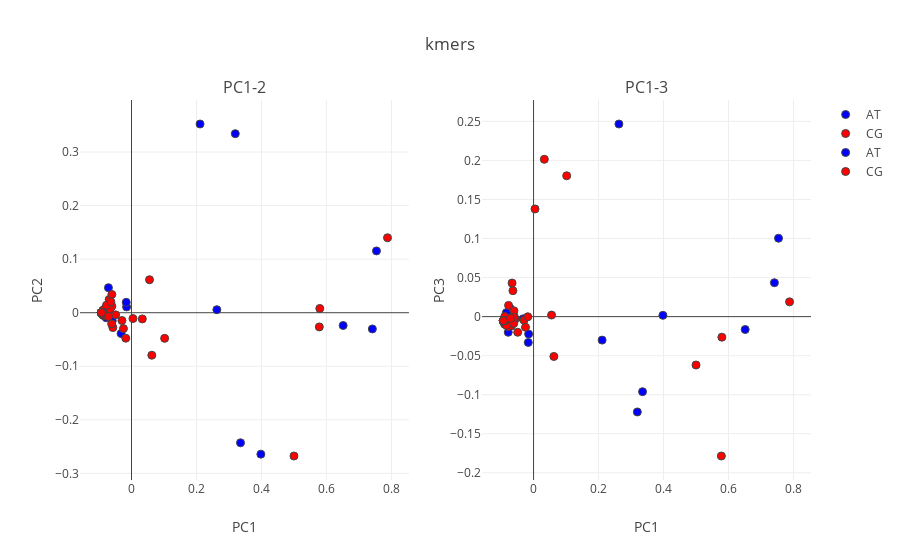

Notebook source saved alongside this figure:
### Code cell
from sklearn.decomposition import PCA

kmers, kmer_idx= kmer_comp_index(mutations)

mut_list= ['_'.join(x) for x in kmer_idx.values()]
#mut_list= ['_'.join(x) for x in mutations]

mut_indices= {
    z:[x for x in range(len(mut_list)) if mut_list[x][1] in z] for z in ['AT','CG']
}

col_mut= {
    'AT': 'blue',
    'CG': 'red'
}

n_comp= 3

pca = PCA(n_components=n_comp, whiten=False,svd_solver='randomized')
Comps = pca.fit_transform(ind_collapsed_muts.T)

var_comps= pca.explained_variance_ratio_

titles= ['PC1-2','PC1-3']
fig_subplots = tools.make_subplots(rows= 1, cols=2,
                             subplot_titles=tuple(titles))

for col in range(1,3):
    fig_data= [go.Scatter(
            x= Comps[mut_indices[i],0],
            y= Comps[mut_indices[i],col],
            mode= "markers",
            text= [mut_list[x] for x in mut_indices[i]],
            marker= {
            'color': col_mut[i],
            'line': {'width': 1},
            'size': 8,
            'symbol': 'circle',
          "opacity": 1
          },
            name= i
        ) for i in list(mut_indices.keys())]
    
    for trace1 in fig_data:
        fig_subplots.append_trace(trace1, 1, col)
        
    fig_subplots.update_xaxes(title= 'PC1')

    fig_subplots.update_yaxes(title= 'PC' + str(col + 1),row=1, col=col)


layout = go.Layout(
    margin=dict(
        l=0,
        r=0,
        b=0,
        t=0
    ),
    yaxis=dict(
        title='PC2: {}'.format(round(var_comps[1],3))),
    xaxis=dict(
    title= 'PC1: {}'.format(round(var_comps[0],3)))
)


fig = go.Figure(data=fig_subplots, layout=layout)
fig['layout'].update(title= 'kmers')
iplot(fig)

### Figure 1 — Plotly figure (JSON) as saved in the notebook; plotly's stock layout.template omitted (floating-point values rounded to 4 significant figures)
{"data": [{"marker": {"color": "blue", "line": {"width": 1}, "opacity": 1, "size": 8, "symbol": "circle"}, "mode": "markers", "name": "AT", "text": ["AAAC_TTTG", "AAAG_TTTC", "AAAT_TTTA", "AACC_GTTG", "AACG_GTTC", "AACT_GTTA", "AAGC_CTTG", "AAGG_CTTC", "AAGT_CTTA", "AATC_ATTG", "AATG_ATTC", "AATT_ATTA", "ATAA_TATT", "ATAC_TATG", "ATAG_TATC", "ATCA_GATT", "ATCC_GATG", "ATCG_GATC", "ATGA_CATT", "ATGC_CATG", "ATGG_CATC", "CAAC_TTGG", "CAAG_TTGC", "CAAT_TTGA", "CACC_GTGG", "CACG_GTGC", "CACT_GTGA", "CAGC_CTGG", "CAGG_CTGC", "CAGT_CTGA", "CTAA_TAGT", "CTAC_TAGG", "CTAG_TAGC", "CTCA_GAGT", "CTCC_GAGG", "CTCG_GAGC", "GAAC_TTCG", "GAAG_TTCC", "GAAT_TTCA", "GACC_GTCG", "GACG_GTCC", "GACT_GTCA", "GTAA_TACT", "GTAC_TACG", "GTAG_TACC", "TAAC_TTAG", "TAAG_TTAC", "TAAT_TTAA"], "type": "scatter", "uid": "f0b68c0d-3589-464c-9085-c3e36d393fcb", "x": [0.3981, -0.08306, -0.06298, -0.09252, -0.01516, -0.09252, -0.09252, 0.3355, -0.07104, -0.09252, -0.01623, 0.2627, -0.09252, -0.07269, -0.09252, -0.09252, -0.09252, -0.09252, -0.09252, 0.3194, -0.09252, -0.09252, 0.211, -0.09252, -0.0893, -0.09252, -0.09252, -0.08192, 0.754, -0.09252, -0.09252, 0.6514, -0.09252, -0.09252, -0.07209, -0.09252, -0.09252, -0.09252, -0.09252, -0.09252, -0.0884, -0.09252, -0.08369, -0.07789, -0.05933, 0.7413, -0.0321, -0.08822], "xaxis": "x", "y": [-0.2641, -0.00196, -0.004257, 0.0002621, 0.01086, 0.0002621, 0.0002621, -0.2429, 0.04674, 0.0002621, 0.01934, 0.005644, 0.0002621, -0.0006442, 0.0002621, 0.0002621, 0.0002621, 0.0002621, 0.0002621, 0.3343, 0.0002621, 0.0002621, 0.3524, 0.0002621, -0.001876, 0.0002621, 0.0002621, 0.0073, 0.1154, 0.0002621, 0.0002621, -0.02383, 0.0002621, 0.0002621, 0.007045, 0.0002621, 0.0002621, 0.0002621, 0.0002621, 0.0002621, 0.002078, 0.0002621, 0.002279, -0.009428, -0.01508, -0.0303, -0.03882, 0.003755], "yaxis": "y"}, {"marker": {"color": "red", "line": {"width": 1}, "opacity": 1, "size": 8, "symbol": "circle"}, "mode": "markers", "name": "CG", "text": ["ACAA_TGTT", "ACAG_TGTC", "ACAT_TGTA", "ACCA_GGTT", "ACCG_GGTC", "ACCT_GGTA", "ACGA_CGTT", "ACGG_CGTC", "ACGT_CGTA", "ACTA_AGTT", "ACTG_AGTC", "ACTT_AGTA", "AGAA_TCTT", "AGAC_TCTG", "AGAT_TCTA", "AGCA_GCTT", "AGCC_GCTG", "AGCT_GCTA", "AGGA_CCTT", "AGGC_CCTG", "AGGT_CCTA", "CCAA_TGGT", "CCAG_TGGC", "CCAT_TGGA", "CCCA_GGGT", "CCCG_GGGC", "CCCT_GGGA", "CCGA_CGGT", "CCGG_CGGC", "CCGT_CGGA", "CGAA_TCGT", "CGAC_TCGG", "CGAT_TCGA", "CGCA_GCGT", "CGCC_GCGG", "CGCT_GCGA", "GCAA_TGCT", "GCAG_TGCC", "GCAT_TGCA", "GCCA_GGCT", "GCCG_GGCC", "GCCT_GGCA", "GGAA_TCCT", "GGAC_TCCG", "GGAT_TCCA", "TCAA_TGAT", "TCAG_TGAC", "TCAT_TGAA"], "type": "scatter", "uid": "fb0880ee-d619-4342-9172-61138991ec3d", "x": [-0.09252, -0.09252, -0.02947, 0.5796, -0.09252, 0.03319, -0.09252, -0.08715, 0.5001, -0.09252, -0.01768, -0.09252, 0.5781, -0.06888, -0.08788, 0.7879, -0.09252, -0.06039, -0.07792, -0.08334, -0.09252, -0.09252, -0.09252, -0.09252, -0.06617, -0.05731, -0.07691, -0.09252, -0.06117, 0.05541, -0.04885, -0.09252, -0.09252, 0.102, -0.09252, -0.06049, -0.08833, -0.08769, 0.06247, -0.09252, -0.09252, -0.07113, -0.02479, -0.09252, -0.09252, 0.004507, -0.09252, -0.06349], "xaxis": "x", "y": [0.0002621, 0.0002621, -0.01457, 0.00795, 0.0002621, -0.01156, 0.0002621, -0.005032, -0.2675, 0.0002621, -0.04756, 0.0002621, -0.02649, 0.02477, 0.0046, 0.14, 0.0002621, 0.01222, -0.006158, 0.0008238, 0.0002621, 0.0002621, 0.0002621, 0.0002621, 0.00653, -0.02779, 0.01401, 0.0002621, -0.02077, 0.0616, -0.003958, 0.0002621, 0.0002621, -0.04791, 0.0002621, 0.03416, -0.003747, -0.002557, -0.07936, 0.0002621, 0.0002621, -0.007021, -0.02971, 0.0002621, 0.0002621, -0.01093, 0.0002621, 0.02029], "yaxis": "y"}, {"marker": {"color": "blue", "line": {"width": 1}, "opacity": 1, "size": 8, "symbol": "circle"}, "mode": "markers", "name": "AT", "text": ["AAAC_TTTG", "AAAG_TTTC", "AAAT_TTTA", "AACC_GTTG", "AACG_GTTC", "AACT_GTTA", "AAGC_CTTG", "AAGG_CTTC", "AAGT_CTTA", "AATC_ATTG", "AATG_ATTC", "AATT_ATTA", "ATAA_TATT", "ATAC_TATG", "ATAG_TATC", "ATCA_GATT", "ATCC_GATG", "ATCG_GATC", "ATGA_CATT", "ATGC_CATG", "ATGG_CATC", "CAAC_TTGG", "CAAG_TTGC", "CAAT_TTGA", "CACC_GTGG", "CACG_GTGC", "CACT_GTGA", "CAGC_CTGG", "CAGG_CTGC", "CAGT_CTGA", "CTAA_TAGT", "CTAC_TAGG", "CTAG_TAGC", "CTCA_GAGT", "CTCC_GAGG", "CTCG_GAGC", "GAAC_TTCG", "GAAG_TTCC", "GAAT_TTCA", "GACC_GTCG", "GACG_GTCC", "GACT_GTCA", "GTAA_TACT", "GTAC_TACG", "GTAG_TACC", "TAAC_TTAG", "TAAG_TTAC", "TAAT_TTAA"], "type": "scatter", "uid": "3c4b6c1b-32c0-4690-952e-29819bfc5d1f", "x": [0.3981, -0.08306, -0.06298, -0.09252, -0.01516, -0.09252, -0.09252, 0.3355, -0.07104, -0.09252, -0.01623, 0.2627, -0.09252, -0.07269, -0.09252, -0.09252, -0.09252, -0.09252, -0.09252, 0.3194, -0.09252, -0.09252, 0.211, -0.09252, -0.0893, -0.09252, -0.09252, -0.08192, 0.754, -0.09252, -0.09252, 0.6514, -0.09252, -0.09252, -0.07209, -0.09252, -0.09252, -0.09252, -0.09252, -0.09252, -0.0884, -0.09252, -0.08369, -0.07789, -0.05933, 0.7413, -0.0321, -0.08822], "xaxis": "x2", "y": [0.001637, -0.009493, -0.0008286, -0.005235, -0.02229, -0.005235, -0.005235, -0.09608, -0.006791, -0.005235, -0.0331, 0.2467, -0.005235, -0.001982, -0.005235, -0.005235, -0.005235, -0.005235, -0.005235, -0.1221, -0.005235, -0.005235, -0.03008, -0.005235, -0.009415, -0.005235, -0.005235, -0.001883, 0.1004, -0.005235, -0.005235, -0.01648, -0.005235, -0.005235, 0.01051, -0.005235, -0.005235, -0.005235, -0.005235, -0.005235, -0.005675, -0.005235, 0.005111, -0.02004, -2.636e-05, 0.04342, -0.002817, -0.009206], "yaxis": "y2"}, {"marker": {"color": "red", "line": {"width": 1}, "opacity": 1, "size": 8, "symbol": "circle"}, "mode": "markers", "name": "CG", "text": ["ACAA_TGTT", "ACAG_TGTC", "ACAT_TGTA", "ACCA_GGTT", "ACCG_GGTC", "ACCT_GGTA", "ACGA_CGTT", "ACGG_CGTC", "ACGT_CGTA", "ACTA_AGTT", "ACTG_AGTC", "ACTT_AGTA", "AGAA_TCTT", "AGAC_TCTG", "AGAT_TCTA", "AGCA_GCTT", "AGCC_GCTG", "AGCT_GCTA", "AGGA_CCTT", "AGGC_CCTG", "AGGT_CCTA", "CCAA_TGGT", "CCAG_TGGC", "CCAT_TGGA", "CCCA_GGGT", "CCCG_GGGC", "CCCT_GGGA", "CCGA_CGGT", "CCGG_CGGC", "CCGT_CGGA", "CGAA_TCGT", "CGAC_TCGG", "CGAT_TCGA", "CGCA_GCGT", "CGCC_GCGG", "CGCT_GCGA", "GCAA_TGCT", "GCAG_TGCC", "GCAT_TGCA", "GCCA_GGCT", "GCCG_GGCC", "GCCT_GGCA", "GGAA_TCCT", "GGAC_TCCG", "GGAT_TCCA", "TCAA_TGAT", "TCAG_TGAC", "TCAT_TGAA"], "type": "scatter", "uid": "a0f0f04a-5085-4f93-b23c-25be4a597c02", "x": [-0.09252, -0.09252, -0.02947, 0.5796, -0.09252, 0.03319, -0.09252, -0.08715, 0.5001, -0.09252, -0.01768, -0.09252, 0.5781, -0.06888, -0.08788, 0.7879, -0.09252, -0.06039, -0.07792, -0.08334, -0.09252, -0.09252, -0.09252, -0.09252, -0.06617, -0.05731, -0.07691, -0.09252, -0.06117, 0.05541, -0.04885, -0.09252, -0.09252, 0.102, -0.09252, -0.06049, -0.08833, -0.08769, 0.06247, -0.09252, -0.09252, -0.07113, -0.02479, -0.09252, -0.09252, 0.004507, -0.09252, -0.06349], "xaxis": "x2", "y": [-0.005235, -0.005235, -0.004538, -0.02633, -0.005235, 0.2014, -0.005235, -0.009985, -0.06196, -0.005235, -0.0001921, -0.005235, -0.1785, -0.01206, -0.0003098, 0.0189, -0.005235, 0.007418, -0.01274, -0.01099, -0.005235, -0.005235, -0.005235, -0.005235, 0.04298, -0.003735, 0.01441, -0.005235, -0.008827, 0.001996, -0.02003, -0.005235, -0.005235, 0.1804, -0.005235, -0.0007102, 0.0001614, -0.005, -0.051, -0.005235, -0.005235, -0.002242, -0.01361, -0.005235, -0.005235, 0.1379, -0.005235, 0.03325], "yaxis": "y2"}], "layout": {"annotations": [{"font": {"size": 16}, "showarrow": false, "text": "PC1-2", "x": 0.225, "xanchor": "center", "xref": "paper", "y": 1, "yanchor": "bottom", "yref": "paper"}, {"font": {"size": 16}, "showarrow": false, "text": "PC1-3", "x": 0.775, "xanchor": "center", "xref": "paper", "y": 1, "yanchor": "bottom", "yref": "paper"}], "title": {"text": "kmers"}, "xaxis": {"anchor": "y", "domain": [0, 0.45], "title": {"text": "PC1"}}, "xaxis2": {"anchor": "y2", "domain": [0.55, 1], "title": {"text": "PC1"}}, "yaxis": {"anchor": "x", "domain": [0, 1], "title": {"text": "PC2"}}, "yaxis2": {"anchor": "x2", "domain": [0, 1], "title": {"text": "PC3"}}}}
